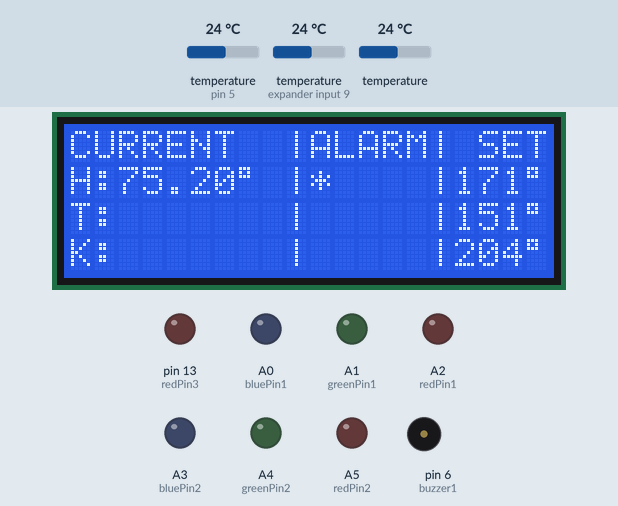
Recording of a sketch running on a simulated Arduino Uno, built with avr-gcc and run on an emulated ATmega328P. On the bench: 20×4 character LCD, output pins drawn as LEDs (lit = HIGH), buzzer (waves = sounding, pin HIGH). Inputs (shaded band) come from the test bench; at power-on: temperature (sensors on expander input 9, pin 5) 24 °C, temperature 24 °C. What the sketch prints to the serial monitor is not drawn.

Above: at 18.3 s.
18.4 s: temperature (sensor on expander input 9) set to 12 °C
At 20.7 s:
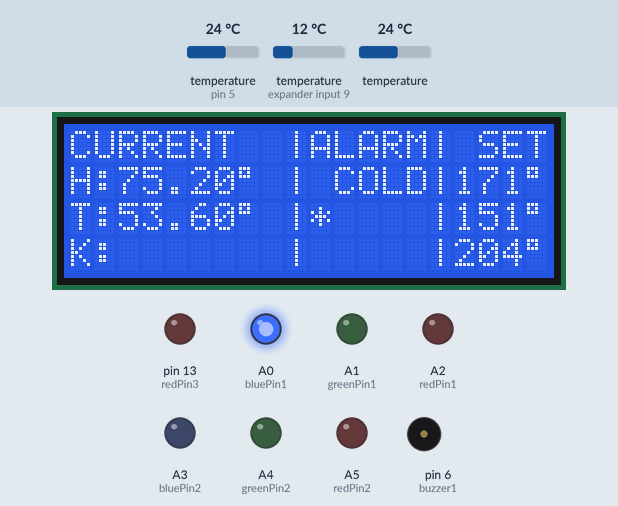
22.9 s: temperature (sensor on pin 5) set to 12 °C
At 25.5 s:
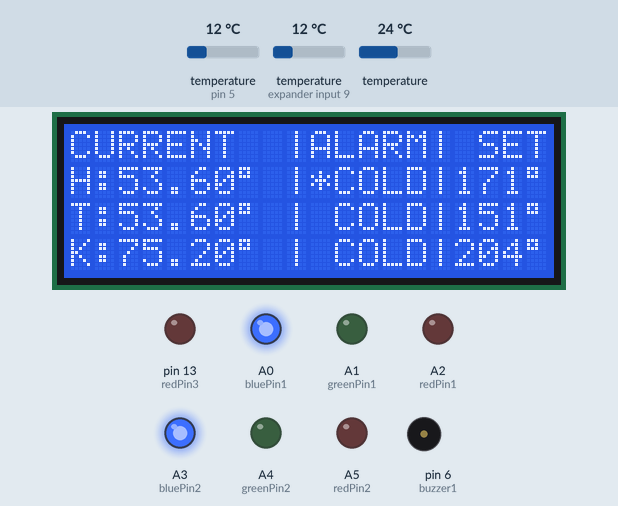
28.0 s: temperature (sensor 205) set to 12 °C
At 29.9 s:
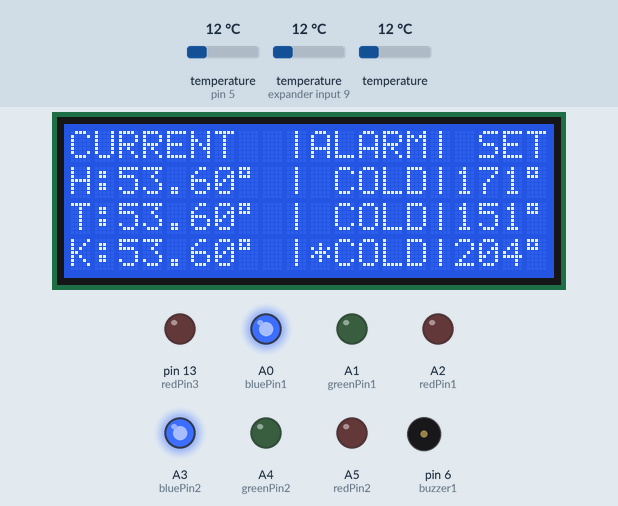
30.7 s: temperature (sensor on pin 5) set to 19 °C
At 33.2 s:
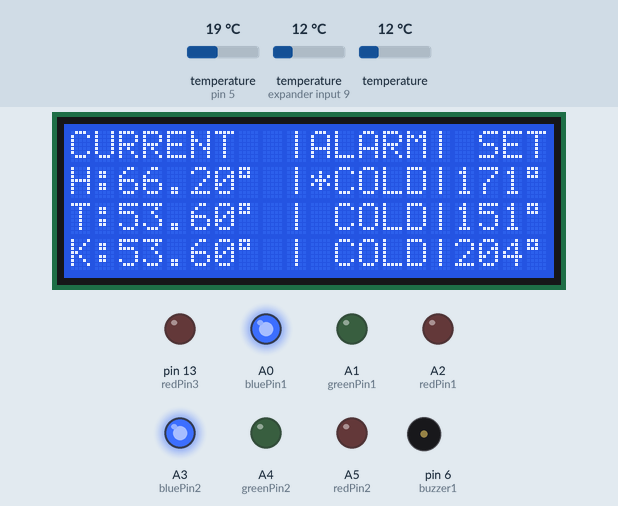
33.8 s: temperature (sensor on expander input 9) set to 19 °C
At 35.4 s:
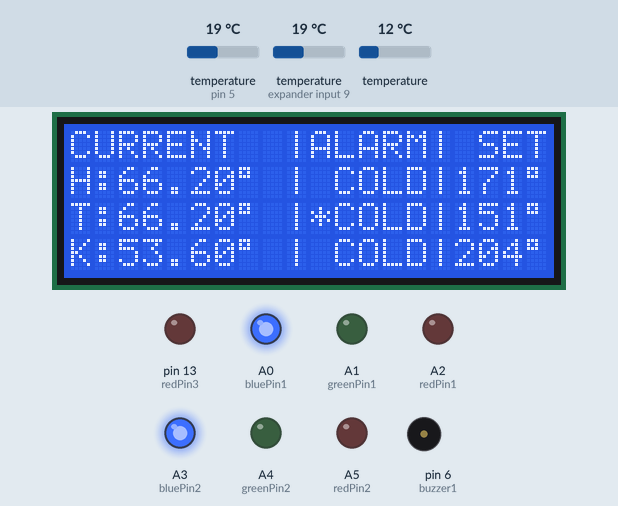
35.9 s: temperature (sensor 205) set to 19 °C
At 38.8 s:
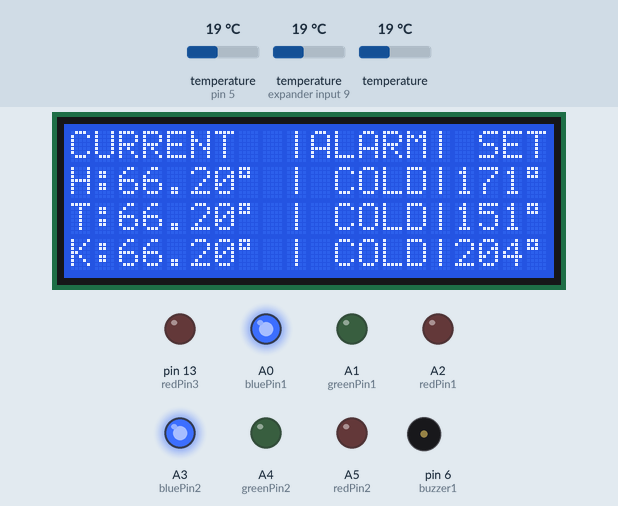
Timing chart, 0 to 39.0 s (numbered marks = the images above; inputs shaded):
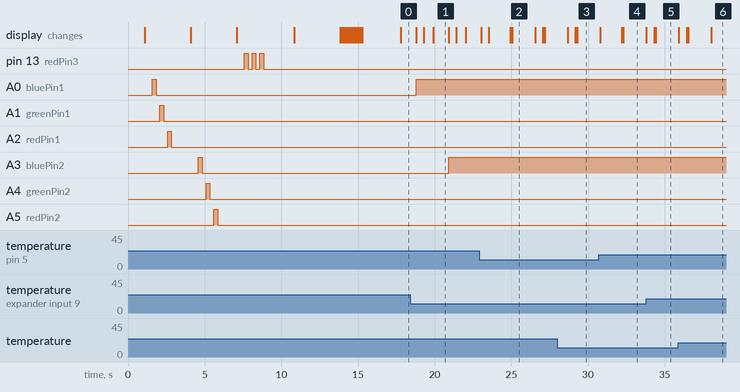

Measured:
- what the display in image 1 shows lasts 1.0 s, from 19.9 s to 20.9 s

The sketch:

brewstandv3working.ino
```cpp
/* Strike, Mash, and Boil Sensors with LED and sound indicators

 DS18B20 Pinout (Left to Right, pins down, flat side toward you)
 - Left   = Ground
 - Center = Signal (with 3.3K to 4.7K resistor to +5 or 3.3 )
 - Right  = +5 or +3.3 V
 LCD Pinout
 Pin 1 to Arduino GND
 Pin 2 to Arduino 5V
 Pin 3 to wiper ( this is the middle pin of the 10k potentiometer )
 Pin 4 (RS) to Arduino pin 7
 Pin 5 (RW) to Arduino GND
 Pin 6  (EN) to Arduino pin 8
 Pin 11 (DB4) to Arduino pin 9
 Pin 12 (DB5)to Arduino  pin 10
 Pin 13 (DB6) to Arduino pin 11
 Pin 14 (DB7) to Arduino pin 12
 Pin 15 to 5V (with resistor?)
 Pin 16 to GND
 Arduino Pinout
 D2 to _
 D3 to _
 D4 to _
 D5 to DS18B20 Signal
 D6 to Piezo/Buzzer HIGH
 D7 to LCD Pin 4
 D8 to LCD Pin 6
 D9 to LCD Pin 11
 D10 to LCD Pin 12
 D11 to LCD Pin 13
 D12 to LCD Pin 14
 D13 to Boil LED
 A0 to Strike Blue LED
 A1 to Strike Green LED
 A2 to Strike Red LED
 A3 to Mash Blue LED
 A4 to Mash Green LED
 A5 to Mash Red LED
 A6 to _
 */

#include <OneWire.h>
#include <DallasTemperature.h>
//#include <Wire.h>
#include <LiquidCrystal.h>


/*-----( Declare Constants and Pin Numbers )-----*/
#define ONE_WIRE_BUS 5

/***** The below 4 INT can be changed to suit your system.
       Strike water temp is auto calculated *****/
int T1 = 70; //Grain temp
int mashTemp = 151; //Temp you want to mash at
int r = 1.5; //this is my typical ratio grain to water
int boilTemp = 204; //boiling temp for your elevation

/*
Strike temp calculation John Palmer: ***using this one currently
Tw = (.2/r)(T2 - T1) + T2

Strike temp from brew365.com references below
Tw =((((G*0.05)+SV)*T2)-((G*0.05)*G2))/SV

r = The ratio of water to grain in quarts per pound.
T1 = The initial temperature (¡F) of the mash (or grains).
T2 = The target temperature (¡F) of the mash.
Tw = The actual temperature (¡F) of the infusion water.

*/

int strikeTemp;

//LED setup below
//LED 1 approaching STRIKE
const int bluePin1 = A0;
const int greenPin1 = A1;
const int redPin1 = A2;
int myCounter1 = 0;
// LED 2 approaching MASH
const int bluePin2 = A3;
const int greenPin2 = A4;
const int redPin2 = A5;
int myCounter2 = 0;
// LED 3 approaching BOIL
const int redPin3 = 13;
int myCounter3 = 0;

const int repeats = 3;
//SOUND aka TONE
const int buzzer1 = 6;
int buzzerCounter1 = 0;
int buzzerCounter2 = 0;

/*-----( Declare objects )-----*/
// Setup a oneWire instance to communicate with any OneWire devices
OneWire oneWire(ONE_WIRE_BUS);
// Pass address of our oneWire instance to Dallas Temperature.
DallasTemperature sensors(&oneWire);
// Start the LCD display library
LiquidCrystal lcd(7, 8, 9, 10, 11, 12);
//custom chrachter for LCD
byte plusChar[8] = {
  0b00100,
  0b01110,
  0b00100,
  0b00000,
  0b11111,
  0b00000,
  0b01110,
  0b00000
};

byte degChar[8] = {
  0b11100,
  0b10100,
  0b11100,
  0b00000,
  0b00000,
  0b00000,
  0b00000,
  0b00000
};

/*-----( Declare Variables )-----*/
// Assign the addresses of your 1-Wire temp sensors.
// See the tutorial on how to obtain these addresses:
// http://www.hacktronics.com/Tutorials/arduino-1-wire-address-finder.html

DeviceAddress Probe01 = {
  0x28, 0x18, 0x16, 0xD0, 0x05, 0x00, 0x00, 0x30 }; //HLT
DeviceAddress Probe02 = {
  0x28, 0x0D, 0xF5, 0xE1, 0x05, 0x00, 0x00, 0xD3 }; //MASH
DeviceAddress Probe03 = {
  0x28, 0x37, 0x37, 0xE5, 0x05, 0x00, 0x00, 0x5E }; //KETTLE
int strikeTempcalc() {
   int result;
   result = ((.2 / r) * (mashTemp - T1) + mashTemp)+ 4;
   return result;
 }
void setup()   /****** SETUP: RUNS ONCE ******/
{

  //-----Calculate Strike Temp----
  strikeTemp = strikeTempcalc();

  //------- Initialize the Temperature measurement library--------------
  sensors.begin();
  // set the resolution to 10 bit (Can be 9 to 12 bits .. lower is faster)
  sensors.setResolution(Probe01, 11);
  sensors.setResolution(Probe02, 11);
  sensors.setResolution(Probe03, 11);

  pinMode(bluePin1, OUTPUT);
  pinMode(greenPin1, OUTPUT);
  pinMode(redPin1, OUTPUT);
  pinMode(bluePin2, OUTPUT);
  pinMode(greenPin2, OUTPUT);
  pinMode(redPin2, OUTPUT);
  pinMode(redPin3, OUTPUT);
  pinMode(buzzer1, OUTPUT);
  digitalWrite(redPin3, LOW);
  digitalWrite(buzzer1, LOW);


  //---------------- Initialize the lcd ------------------
  // NOTE: Line number and character number start at 0 not 1
  lcd.begin (20, 4); // 20 characters, 4 lines
  lcd.createChar(1, plusChar);
  lcd.createChar(2, degChar);
  lcd.setCursor(0, 0);  //Start at character 0 on line 0 (aka top line)
  lcd.print(" BREW DAY! RDWHAHB! ");
  delay(1000);
  lcd.setCursor(2, 1);
  lcd.print("H = HLT/Strike");
  delay(500);
  analogWrite(bluePin1, 255);
  delay(250);
  analogWrite(bluePin1, 0);
  delay(250);
  analogWrite(greenPin1, 255);
  delay(250);
  analogWrite(greenPin1, 0);
  delay(250);
  analogWrite(redPin1, 255);
  delay(250);
  analogWrite(redPin1, 0);
  delay(250);
  delay(1000);
  lcd.setCursor(1, 2);
  lcd.print("T = Mash Tun/Temps");
  delay(500);
  analogWrite(bluePin2, 255);
  delay(250);
  analogWrite(bluePin2, 0);
  delay(250);
  analogWrite(greenPin2, 255);
  delay(250);
  analogWrite(greenPin2, 0);
  delay(250);
  analogWrite(redPin2, 255);
  delay(250);
  analogWrite(redPin2, 0);
  delay(250);
  delay(1000);
  lcd.setCursor(1, 3);
  lcd.print("K = Ktl/Boil Temps");
  delay(500);
  analogWrite(redPin3, 255);
  delay(250);
  analogWrite(redPin3, 0);
  delay(250);
  analogWrite(redPin3, 255);
  delay(250);
  analogWrite(redPin3, 0);
  delay(250);
  analogWrite(redPin3, 255);
  delay(250);
  analogWrite(redPin3, 0);

  delay(2000);

  lcd.clear();
  lcd.setCursor(0, 0);
  lcd.print("H calc : PREHEAT TUN");
  lcd.setCursor(0, 1);
  lcd.print("Grain Temp: ");
  lcd.print(T1);
  lcd.write((uint8_t)2);
  lcd.setCursor(0, 2);
  lcd.print("wtr2grn: ");
  lcd.print(r);
  lcd.print("qts/lb");
  lcd.setCursor(0, 1);
  lcd.print("Mash Temp: ");
  lcd.print(mashTemp);
  lcd.write((uint8_t)2);

  delay(3000);

  lcd.clear();
  lcd.setCursor(0, 0);
  lcd.print("CURRENT  |");
  delay(100);
  lcd.print("ALARM| ");
  delay(100);
  lcd.print("SET");
  delay(100);
  lcd.setCursor(0, 1);
  lcd.print("H:");
  delay(100);
  lcd.setCursor(9, 1);
  lcd.print("|");
  delay(100);
  lcd.setCursor(15, 1);
  lcd.print("|");
  delay(100);
  lcd.print(strikeTemp);
  lcd.write((uint8_t)2);
  delay(100);
  lcd.setCursor(0, 2);
  lcd.print("T:");
  delay(100);
    lcd.setCursor(9, 2);
  lcd.print("|");
  delay(100);
  lcd.setCursor(15, 2);
  lcd.print("|");
  delay(100);
  lcd.print(mashTemp);
  lcd.write((uint8_t)2);
  delay(100);
  lcd.setCursor(0, 3);
  lcd.print("K:");
  delay(100);
    lcd.setCursor(9, 3);
  lcd.print("|");
  delay(100);
  lcd.setCursor(15, 3);
  lcd.print("|");
  delay(100);
  lcd.print(boilTemp);
  lcd.write((uint8_t)2);
  delay(1000);

Serial.begin(9600);

}
//--(end setup )---


void loop()   /****** LOOP: RUNS CONSTANTLY ******/
{
  float HLTtemp = (sensors.getTempF(Probe01));
  float MASHtemp = (sensors.getTempF(Probe02));
  float KETTLEtemp = (sensors.getTempF(Probe03));
  float mashTempmin = (mashTemp - 1.00);
  float mashTempmax = (mashTemp + 1.00);
  float strikeTempmin = (strikeTemp - 1.00);
  float strikeTempmax = (strikeTemp + 1.00);
  float strikeTempunder = (strikeTemp - 6.00);
  float boilTempmin = (boilTemp - 6);
  float boilTempmax = (boilTemp - 2);
Serial.println(strikeTemp);
 // Send the command to get temperatures
  sensors.requestTemperatures();
  delay(1000);

//Strike Temp
  lcd.setCursor(2, 1);
  lcd.print("       ");
  delay(100);
  lcd.setCursor(2, 1);
  displayTemperature(Probe01);
  lcd.setCursor(10, 1);
  lcd.print("*");
  delay(1000);

 /* Strike temp LED */
  if (HLTtemp < strikeTempunder) {
    analogWrite(bluePin1, 255);
    analogWrite(greenPin1, 0);
    analogWrite(redPin1, 0);
    lcd.setCursor(11, 1);
    lcd.print("COLD");
    delay(500);
    lcd.setCursor(10, 1);
    lcd.print(" ");

  }
//good
  else if (HLTtemp >= strikeTempunder && HLTtemp < strikeTempmin) { //strikeTempunder is Strike - 6 degrees strikeTempmin is Strike -1 degree
    analogWrite(bluePin1, 0);
    lcd.setCursor(11, 1);
    lcd.print("CLSE");
    if (myCounter1 < 3) {
          analogWrite(redPin1, 0);
          analogWrite(greenPin1, 0);
        for (int i = 0; i < repeats; i++) {
          analogWrite(redPin1, 255);
          analogWrite(greenPin1, 255);
          digitalWrite(buzzer1, HIGH);
          delay(300);
          digitalWrite(buzzer1, LOW);
          analogWrite(redPin1, 0);
          analogWrite(greenPin1, 0);
          delay(300);
        }
        myCounter1 = myCounter1 + 1;
      }
    analogWrite(greenPin1, 255);
    analogWrite(redPin1, 255);
    delay(100);
    lcd.setCursor(10, 1);
    lcd.print(" ");

  }
//DONE
  else if (HLTtemp > strikeTempmin && HLTtemp < strikeTempmax) {
      analogWrite(bluePin1, 0);
      analogWrite(greenPin1, 255);
      analogWrite(redPin1, 0);
      lcd.setCursor(11, 1);
      lcd.print("+/-1");
      delay(500);
      lcd.setCursor(10, 1);
      lcd.print(" ");

    }
//DONE
  else if (HLTtemp > strikeTempmax) {
      analogWrite(bluePin1, 0);
      analogWrite(greenPin1, 0);
      analogWrite(redPin1, 255);
      lcd.setCursor(11, 1);
      lcd.print("2HOT");
      delay(500);
      lcd.setCursor(10, 1);
      lcd.print(" ");

    }
  else {
      lcd.setCursor(11, 1);
      lcd.print("ERR ");
      delay(100);
      lcd.setCursor(10, 1);
      lcd.print(" ");

    }
//DONE

//Mash temp
  delay(500);
  lcd.setCursor(2, 2);
  lcd.print("       ");
  delay(100);
  lcd.setCursor(2, 2);
  displayTemperature(Probe02);
  lcd.setCursor(10, 2);
  lcd.print("*");
  delay(1000);
   /* MASH temp LED */

     if (MASHtemp < mashTempmin) {
      analogWrite(bluePin2, 255);
      analogWrite(greenPin2, 0);
      analogWrite(redPin2, 0);
      lcd.setCursor(11, 2);
      lcd.print("COLD");
      delay(500);
      lcd.setCursor(10, 2);
      lcd.print(" ");

    }
//DONE
    else if (MASHtemp > mashTempmin && MASHtemp < mashTempmax) {
      analogWrite(bluePin2, 0);
      analogWrite(greenPin2, 255);
      analogWrite(redPin2, 0);
      lcd.setCursor(11, 2);
      lcd.print("+/-1");
      delay(500);
      lcd.setCursor(10, 2);
      lcd.print(" ");
    }
//DONE
    else if (MASHtemp > mashTempmax) {
      analogWrite(bluePin2, 0);
      analogWrite(greenPin2, 0);
      lcd.setCursor(11, 2);
      lcd.print("2HOT");

      if (myCounter2 < 3) {
        analogWrite(redPin2, 0);
        for (int i = 0; i < repeats; i++) {
          analogWrite(redPin2, 255);
          delay(150);
          analogWrite(redPin2, 0);
          delay(150);
        }
        myCounter2 = myCounter2 + 1;
      }
      analogWrite(redPin2, 255);
      delay(500);
      lcd.setCursor(10, 2);
      lcd.print(" ");
    }
//DONE
    else {
      lcd.setCursor(11, 2);
      lcd.print("ERR ");
      delay(100);
      lcd.setCursor(10, 2);
      lcd.print(" ");
    }
//DONE

//Boil Temp
  delay(500);
  lcd.setCursor(2, 3);
  lcd.print("       ");
  delay(100);
  lcd.setCursor(2, 3);
  displayTemperature(Probe03);
  lcd.setCursor(10, 3);
  lcd.print("*");
  delay(1000);
   /* BOIL temp LED */

    if (KETTLEtemp < boilTempmin) {
      digitalWrite(redPin3, LOW);
      lcd.setCursor(11, 3);
      lcd.print("COLD");
      delay(500);
      lcd.setCursor(10, 3);
      lcd.print(" ");
    }
//DONE
    else if (KETTLEtemp > boilTempmin && KETTLEtemp < boilTempmax) {
      lcd.setCursor(11, 3);
      lcd.print("CLSE");
      if (myCounter3 < 3) {
          digitalWrite(redPin3, LOW);
        for (int i = 0; i < repeats; i++) {
          digitalWrite(redPin3, HIGH);
          digitalWrite(buzzer1, HIGH);
          delay(300);
          digitalWrite(buzzer1, LOW);
          digitalWrite(redPin3, LOW);
          delay(300);
        }
        myCounter3 = myCounter3 + 1;
      }
      digitalWrite(redPin3, HIGH);
      delay(500);
      lcd.setCursor(10, 3);
      lcd.print(" ");


    }

    else if (KETTLEtemp > boilTempmax) {
      digitalWrite(redPin3, HIGH);
      lcd.setCursor(11, 3);
      lcd.print("BOIL");
      delay(500);
      lcd.setCursor(10, 3);
      lcd.print(" ");

    }
    else {
     lcd.setCursor(11, 3);
      lcd.print("ERR ");
      delay(100);
      lcd.setCursor(10, 3);
      lcd.print(" ");
    }

}
//--(end main loop )---


/*-----( Declare User-written Functions )-----*/
void displayTemperature(DeviceAddress deviceAddress){

  float tempF = sensors.getTempF(deviceAddress);

  if (tempF == -196.00) // Measurement failed or no device found
  {
    lcd.print("Err");
  }
  else
  {
    lcd.print(tempF);
    lcd.write((uint8_t)2);
  }
}// End printTemperature


//*********( THE END )***********
```
